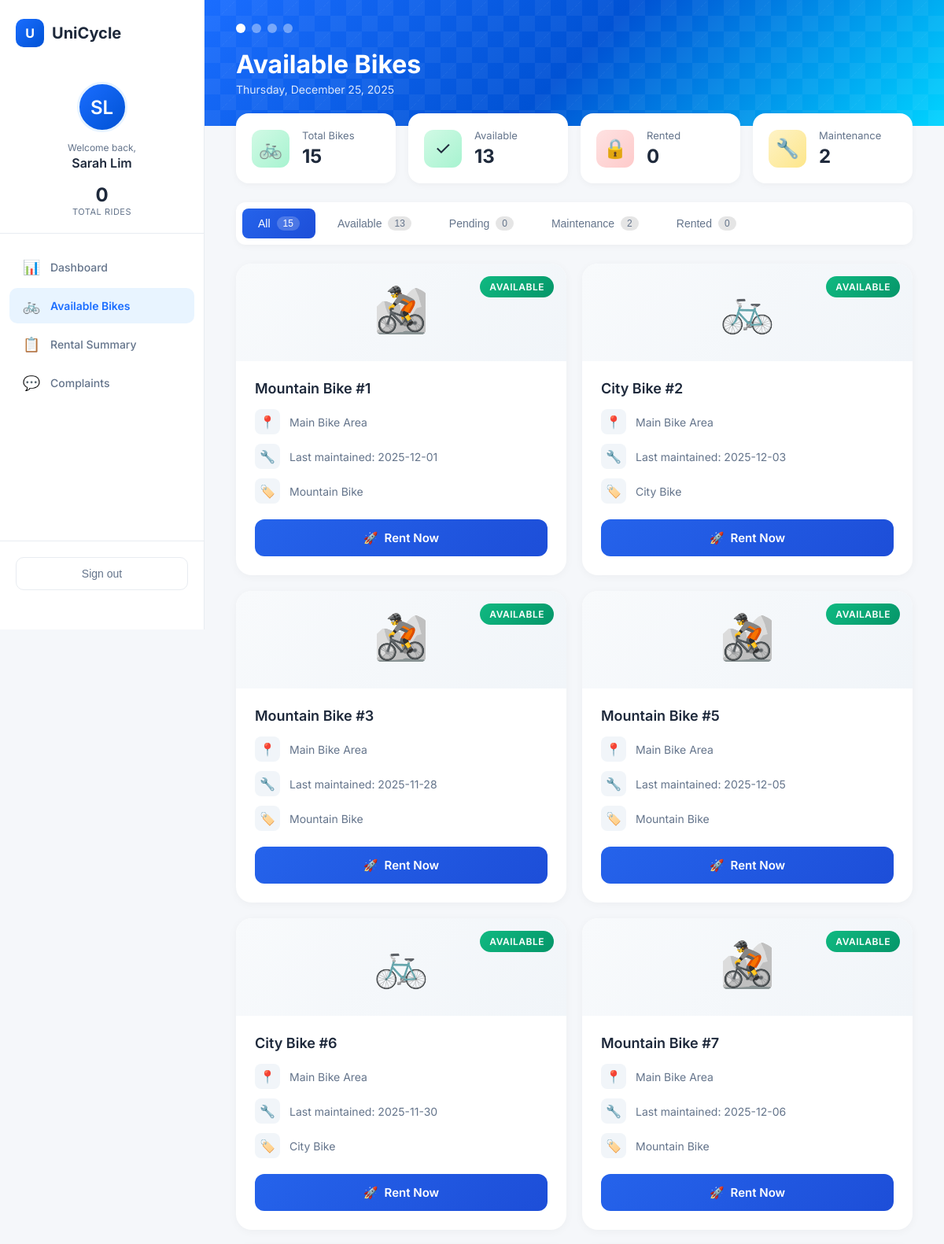
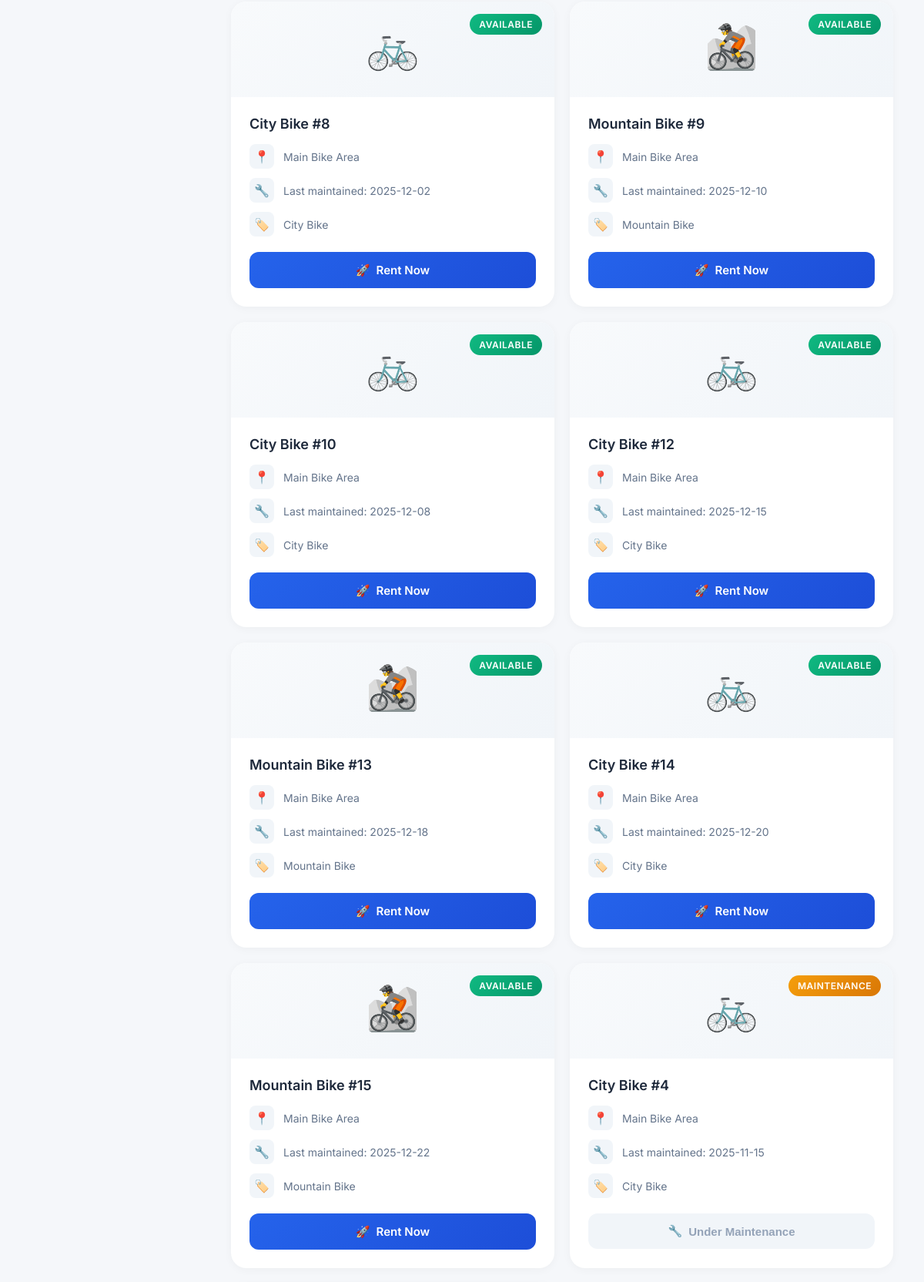
/available-bikes.php (signed in, upper part), run on the app's committed database (2 pictures, top to bottom).
### tables this page shows
CREATE TABLE `bikes` (
    `bike_id` INT(11) NOT NULL AUTO_INCREMENT,
    `bike_code` VARCHAR(30) NOT NULL,
    `bike_name` VARCHAR(80) NOT NULL,
    `bike_type` ENUM('mountain', 'city', 'other') NOT NULL DEFAULT 'other',
    `status` ENUM('available', 'rented', 'maintenance', 'pending') NOT NULL DEFAULT 'available',
    `location` VARCHAR(100) NOT NULL DEFAULT 'Main Bike Area',
    `last_maintained_date` DATE DEFAULT NULL,
    `created_at` TIMESTAMP NOT NULL DEFAULT CURRENT_TIMESTAMP,
    PRIMARY KEY (`bike_id`),
    UNIQUE KEY `bike_code` (`bike_code`)
);

### available-bikes.php (the view, shortened to what this page needs)
<?php
require_once "config.php";
$student_id = $_SESSION['student_id'];
$student_name = $_SESSION['student_name'] ?? 'User';
$nameParts = explode(' ', $student_name);
$initials = strtoupper(substr($nameParts[0], 0, 1));
if (isset($nameParts[1])) {
    $initials .= strtoupper(substr($nameParts[1], 0, 1));
}
$stmt = $pdo->prepare("SELECT COUNT(*) FROM rentals WHERE student_id=?");
$stmt->execute([$student_id]);
$totalRentals = (int) $stmt->fetchColumn();
$stmt = $pdo->prepare("
  SELECT COUNT(*)
  FROM penalties p
  JOIN rentals r ON r.rental_id = p.rental_id
  WHERE r.student_id = ? AND p.status = 'unpaid'
");
$stmt->execute([$student_id]);
$hasUnpaidPenalty = ((int) $stmt->fetchColumn() > 0);
$bikeCounts = $pdo->query("
    SELECT status, COUNT(*) as count
    FROM bikes
    GROUP BY status
")->fetchAll(PDO::FETCH_KEY_PAIR);
$availableCount = $bikeCounts['available'] ?? 0;
$rentedCount = $bikeCounts['rented'] ?? 0;
$maintenanceCount = $bikeCounts['maintenance'] ?? 0;
$pendingCount = $bikeCounts['pending'] ?? 0;
$totalBikes = array_sum($bikeCounts);
$sql = "
SELECT
  bike_id,
  bike_name,
  bike_type,
  status,
  last_maintained_date,
  location
FROM bikes
ORDER BY
  CASE status
    WHEN 'available' THEN 1
    WHEN 'pending' THEN 2
    WHEN 'maintenance' THEN 3
    WHEN 'rented' THEN 4
  END,
  bike_id
";
$bikes = $pdo->query($sql)->fetchAll();
$currentDate = date('l, F j, Y');
?>
<!DOCTYPE html>
<html lang="en">
<head>
    <link rel="stylesheet" href="dashboard.css?v=7">
</head>
<body>
    <aside class="sidebar">
        <div class="sidebar-header">
            <a href="dashboard.php" class="sidebar-logo">
                <div class="logo-icon">U</div>
                <span class="logo-text">UniCycle</span>
            </a>
        </div>
        <div class="user-section">
            <div class="user-avatar"><?= htmlspecialchars($initials) ?></div>
            <div class="user-welcome">
                <span class="welcome-label">Welcome back,</span>
                <span class="user-name"><?= htmlspecialchars($student_name) ?></span>
            </div>
            <div class="user-stats">
                <div class="user-stat">
                    <span class="stat-number"><?= $totalRentals ?></span>
                    <span class="stat-text">Total Rides</span>
                </div>
            </div>
        </div>
        <nav class="sidebar-nav">
            <a href="dashboard.php" class="nav-item">
                <span class="nav-icon">📊</span>
                <span>Dashboard</span>
            </a>
            <a href="available-bikes.php" class="nav-item active">
                <span class="nav-icon">🚲</span>
                <span>Available Bikes</span>
            </a>
            <a href="rental-summary.php" class="nav-item">
                <span class="nav-icon">📋</span>
                <span>Rental Summary</span>
            </a>
            <a href="complaints.php" class="nav-item">
                <span class="nav-icon">💬</span>
                <span>Complaints</span>
            </a>
        </nav>
        <div class="sidebar-footer">
            <button class="logout-btn" onclick="showLogoutModal()">
                <span>Sign out</span>
            </button>
        </div>
    </aside>
    <main class="main-content">
        <div class="header-banner">
            <div class="banner-pattern"></div>
            <div class="banner-content">
                <div class="banner-dots">
                    <span></span><span></span><span></span><span></span>
                </div>
                <h1>Available Bikes</h1>
                <p class="banner-date"><?= $currentDate ?></p>
            </div>
        </div>
        <div class="dashboard-content" style="display: block;">
            <div class="bikes-stats">
                <div class="stat-card" onclick="filterBikes('all', this)" data-filter="all">
                    <div class="stat-icon available">🚲</div>
                    <div class="stat-info">
                        <div class="stat-label">Total Bikes</div>
                        <div class="stat-value"><?= $totalBikes ?></div>
                    </div>
                </div>
                <div class="stat-card" onclick="filterBikes('available', this)" data-filter="available">
                    <div class="stat-icon available">✓</div>
                    <div class="stat-info">
                        <div class="stat-label">Available</div>
                        <div class="stat-value"><?= $availableCount ?></div>
                    </div>
                </div>
                <div class="stat-card" onclick="filterBikes('rented', this)" data-filter="rented">
                    <div class="stat-icon rented">🔒</div>
                    <div class="stat-info">
                        <div class="stat-label">Rented</div>
                        <div class="stat-value"><?= $rentedCount ?></div>
                    </div>
                </div>
                <div class="stat-card" onclick="filterBikes('maintenance', this)" data-filter="maintenance">
                    <div class="stat-icon maintenance">🔧</div>
                    <div class="stat-info">
                        <div class="stat-label">Maintenance</div>
                        <div class="stat-value"><?= $maintenanceCount ?></div>
                    </div>
                </div>
            </div>
            <div class="filter-tabs">
                <button class="filter-tab active" onclick="filterBikes('all', this)">
                    All <span class="count"><?= $totalBikes ?></span>
                </button>
                <button class="filter-tab" onclick="filterBikes('available', this)">
                    Available <span class="count"><?= $availableCount ?></span>
                </button>
                <button class="filter-tab" onclick="filterBikes('pending', this)">
                    Pending <span class="count"><?= $pendingCount ?></span>
                </button>
                <button class="filter-tab" onclick="filterBikes('maintenance', this)">
                    Maintenance <span class="count"><?= $maintenanceCount ?></span>
                </button>
                <button class="filter-tab" onclick="filterBikes('rented', this)">
                    Rented <span class="count"><?= $rentedCount ?></span>
                </button>
            </div>
            <div class="bikes-grid">
                <?php foreach ($bikes as $bike): ?>
                    <?php
                    $status = $bike['status'];
                    $bikeType = $bike['bike_type'] ?? 'other';
                    $location = $bike['location'] ?? 'Main Bike Area';
                    $maint = $bike['last_maintained_date'] ?? '-';
                    $statusText = match ($status) {
                        'available' => 'Available',
                        'pending' => 'Pending',
                        'maintenance' => 'Maintenance',
                        default => 'Rented'
                    };
                    $bikeIcon = match ($bikeType) {
                        'mountain' => '🚵',
                        'city' => '🚲',
                        default => '🚴'
                    };
                    ?>
                    <div class="bike-card" data-status="<?= htmlspecialchars($status) ?>">
                        <div class="bike-card-header">
                            <span class="bike-type-icon"><?= $bikeIcon ?></span>
                            <span class="bike-status <?= $status ?>"><?= $statusText ?></span>
                        </div>
                        <div class="bike-card-body">
                            <h3><?= htmlspecialchars($bike['bike_name']) ?></h3>
                            <div class="bike-info-list">
                                <div class="bike-info-item">
                                    <span class="info-icon">📍</span>
                                    <span><?= htmlspecialchars($location) ?></span>
                                </div>
                                <div class="bike-info-item">
                                    <span class="info-icon">🔧</span>
                                    <span>Last maintained: <?= htmlspecialchars($maint) ?></span>
                                </div>
                                <div class="bike-info-item">
                                    <span class="info-icon">🏷️</span>
                                    <span><?= ucfirst($bikeType) ?> Bike</span>
                                </div>
                            </div>
                            <div class="bike-card-action">
                                <?php if ($status === 'available' && !$hasUnpaidPenalty): ?>
                                    <a class="rent-btn available"
                                        href="rent-instructions.php?bike_id=<?= (int) $bike['bike_id'] ?>">
                                        <span>🚀</span> Rent Now
                                    </a>
                                <?php elseif ($status === 'available' && $hasUnpaidPenalty): ?>
                                    <button class="rent-btn penalty" disabled>
                                        <span>⚠️</span> Penalty Pending
                                    </button>
                                <?php elseif ($status === 'pending'): ?>
                                    <button class="rent-btn disabled" disabled>
                                        <span>⏳</span> Pending Review
                                    </button>
                                <?php elseif ($status === 'maintenance'): ?>
                                    <button class="rent-btn disabled" disabled>
                                        <span>🔧</span> Under Maintenance
                                    </button>
                                <?php else: ?>
                                    <button class="rent-btn disabled" disabled>
                                        <span>🔒</span> Currently Rented
                                    </button>
                                <?php endif; ?>
                            </div>
                        </div>
                    </div>
                <?php endforeach; ?>
            </div>
        </div>
    </main>
</body>
</html>

### dashboard.css (style rules this page uses)
:root { --primary: #1a6dff; --primary-dark: #0052d4; --primary-light: #e8f4ff; --accent-teal: #00d4ff; --accent-coral: #ff6b6b; --accent-yellow: #ffd93d; --text-dark: #1e293b; --text-muted: #64748b; --bg-light: #f5f7fa; --bg-white: #ffffff; --border-light: #e8ecf1; --success: #10b981; --warning: #f59e0b; --purple: #8b5cf6; --shadow-sm: 0 2px 8px rgba(0, 0, 0, 0.04); --shadow-md: 0 4px 16px rgba(0, 0, 0, 0.08); --shadow-lg: 0 8px 30px rgba(0, 0, 0, 0.12); }
* { margin: 0; padding: 0; box-sizing: border-box; }
body { font-family: 'Inter', -apple-system, BlinkMacSystemFont, sans-serif; background: var(--bg-light); color: var(--text-dark); display: flex; min-height: 100vh; }
.sidebar { width: 260px; min-height: 100vh; background: var(--bg-white); border-right: 1px solid var(--border-light); display: flex; flex-direction: column; position: fixed; left: 0; top: 0; z-index: 100; }
.sidebar-header { padding: 24px 20px; }
.sidebar-logo { display: flex; align-items: center; gap: 10px; text-decoration: none; }
.logo-icon { width: 36px; height: 36px; background: linear-gradient(135deg, #1a6dff, #0052d4); border-radius: 10px; display: flex; align-items: center; justify-content: center; font-size: 16px; font-weight: 700; color: white; }
.logo-text { font-size: 20px; font-weight: 700; color: var(--text-dark); }
.user-section { padding: 20px; border-bottom: 1px solid var(--border-light); text-align: center; }
.user-avatar { width: 64px; height: 64px; border-radius: 50%; background: linear-gradient(135deg, #1a6dff, #0052d4); display: flex; align-items: center; justify-content: center; font-size: 24px; font-weight: 600; color: white; margin: 0 auto 12px; border: 3px solid var(--primary-light); }
.user-welcome { display: flex; flex-direction: column; gap: 2px; margin-bottom: 16px; }
.welcome-label { font-size: 12px; color: var(--text-muted); }
.user-name { font-size: 16px; font-weight: 600; color: var(--text-dark); }
.user-stats { display: flex; justify-content: center; }
.user-stat { display: flex; flex-direction: column; align-items: center; }
.user-stat .stat-number { font-size: 24px; font-weight: 700; color: var(--text-dark); }
.user-stat .stat-text { font-size: 11px; color: var(--text-muted); text-transform: uppercase; letter-spacing: 0.5px; }
.sidebar-nav { flex: 1; padding: 20px 12px; }
.nav-item { display: flex; align-items: center; gap: 12px; padding: 12px 16px; color: var(--text-muted); text-decoration: none; font-size: 14px; font-weight: 500; border-radius: 10px; margin-bottom: 4px; transition: all 0.2s ease; }
.nav-item.active { color: var(--primary); background: var(--primary-light); font-weight: 600; }
.nav-item .nav-icon { font-size: 18px; width: 24px; text-align: center; }
.sidebar-footer { padding: 20px; border-top: 1px solid var(--border-light); margin-bottom: 30px; }
.logout-btn { display: flex; align-items: center; justify-content: center; gap: 8px; width: 100%; padding: 12px; background: transparent; border: 1px solid var(--border-light); border-radius: 10px; color: var(--text-muted); font-size: 14px; font-weight: 500; cursor: pointer; transition: all 0.2s ease; }
.main-content { flex: 1; margin-left: 260px; min-height: 100vh; background: var(--bg-light); }
.header-banner { position: relative; height: 160px; background: linear-gradient(135deg, #1a6dff 0%, #0052d4 50%, #00d4ff 100%); overflow: hidden; }
.banner-pattern { position: absolute; inset: 0; background-image: linear-gradient(45deg, rgba(255, 255, 255, 0.1) 25%, transparent 25%), linear-gradient(-45deg, rgba(255, 255, 255, 0.1) 25%, transparent 25%), linear-gradient(45deg, transparent 75%, rgba(255, 255, 255, 0.1) 75%), linear-gradient(-45deg, transparent 75%, rgba(255, 255, 255, 0.1) 75%); background-size: 40px 40px; background-position: 0 0, 0 20px, 20px -20px, -20px 0px; opacity: 0.5; }
.banner-content { position: relative; z-index: 1; padding: 30px 40px; color: white; }
.banner-dots { display: flex; gap: 8px; margin-bottom: 20px; }
.banner-dots span { width: 12px; height: 12px; border-radius: 50%; background: rgba(255, 255, 255, 0.4); }
.banner-dots span:first-child { background: white; }
.banner-content h1 { font-size: 32px; font-weight: 700; margin-bottom: 4px; }
.banner-date { font-size: 14px; opacity: 0.85; }
.dashboard-content { display: grid; grid-template-columns: 1.3fr 1fr; gap: 24px; padding: 24px 40px 40px; margin-top: -40px; position: relative; z-index: 2; }
@media (max-width: 1200px) { .dashboard-content { grid-template-columns: 1fr; } }

### data on the page
bikes: bike_type "🚵", status "AVAILABLE", bike_name "Mountain Bike #1", location "Main Bike Area", last_maintained_date "2025-12-01", bike_type "Mountain"
bikes: bike_type "🚲", status "AVAILABLE", bike_name "City Bike #2", location "Main Bike Area", last_maintained_date "2025-12-03", bike_type "City"
bikes: bike_type "🚵", status "AVAILABLE", bike_name "Mountain Bike #3", location "Main Bike Area", last_maintained_date "2025-11-28", bike_type "Mountain"
bikes: bike_type "🚵", status "AVAILABLE", bike_name "Mountain Bike #5", location "Main Bike Area", last_maintained_date "2025-12-05", bike_type "Mountain"
bikes: bike_type "🚲", status "AVAILABLE", bike_name "City Bike #6", location "Main Bike Area", last_maintained_date "2025-11-30", bike_type "City"
bikes: bike_type "🚵", status "AVAILABLE", bike_name "Mountain Bike #7", location "Main Bike Area", last_maintained_date "2025-12-06", bike_type "Mountain"
bikes: bike_type "🚲", status "AVAILABLE", bike_name "City Bike #8", location "Main Bike Area", last_maintained_date "2025-12-02", bike_type "City"
bikes: bike_type "🚵", status "AVAILABLE", bike_name "Mountain Bike #9", location "Main Bike Area", last_maintained_date "2025-12-10", bike_type "Mountain"
bikes: bike_type "🚲", status "AVAILABLE", bike_name "City Bike #10", location "Main Bike Area", last_maintained_date "2025-12-08", bike_type "City"
bikes: bike_type "🚲", status "AVAILABLE", bike_name "City Bike #12", location "Main Bike Area", last_maintained_date "2025-12-15", bike_type "City"
bikes: bike_type "🚵", status "AVAILABLE", bike_name "Mountain Bike #13", location "Main Bike Area", last_maintained_date "2025-12-18", bike_type "Mountain"
bikes: bike_type "🚲", status "AVAILABLE", bike_name "City Bike #14", location "Main Bike Area", last_maintained_date "2025-12-20", bike_type "City"
bikes: bike_type "🚵", status "AVAILABLE", bike_name "Mountain Bike #15", location "Main Bike Area", last_maintained_date "2025-12-22", bike_type "Mountain"
bikes: bike_type "🚲", status "MAINTENANCE", bike_name "City Bike #4", location "Main Bike Area", last_maintained_date "2025-11-15", bike_type "City", shows "Under Maintenance"

### other printed values
$initials "SL"
$student_name "Sarah Lim"
$totalRentals "0"
$totalBikes "15"
$availableCount "13"
$rentedCount "0"
$maintenanceCount "2"
$pendingCount "0"
